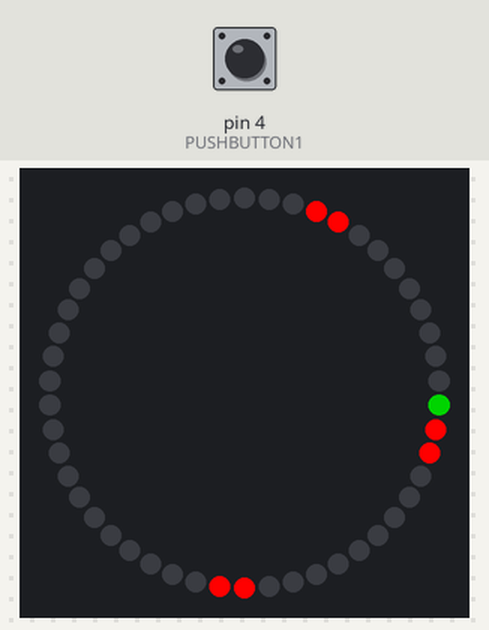
A sketch run on a simulated Arduino Uno, built with avr-gcc and run on an emulated ATmega328P. Shown: 50 RGB LEDs in a ring, first at the top, clockwise. The inputs (shaded band) are chosen by the test bench; at power-on: pin 4 (PUSHBUTTON1) HIGH. Dim RGB values are drawn brighter than linear; random numbers use the default seed unless the sketch sets one; what the sketch prints to the serial monitor is not drawn.

Above: at 1.2 s.
1.3 s: pin 4 (PUSHBUTTON1) pulled LOW for 0.15 s
At 1.59 s:
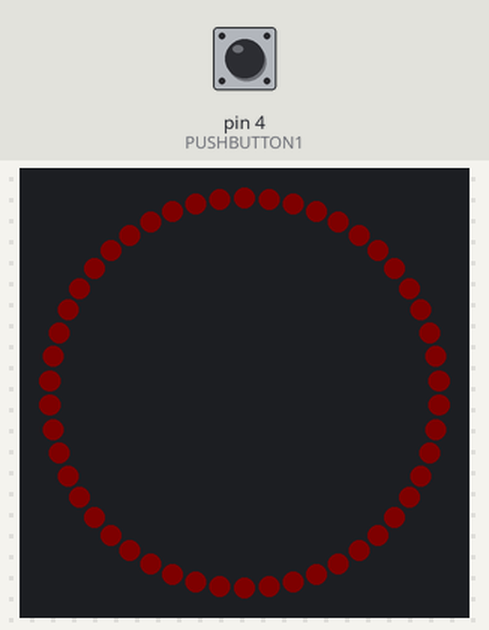
2.0 s: pin 4 (PUSHBUTTON1) pulled LOW for 1 s
At 2.9 s:
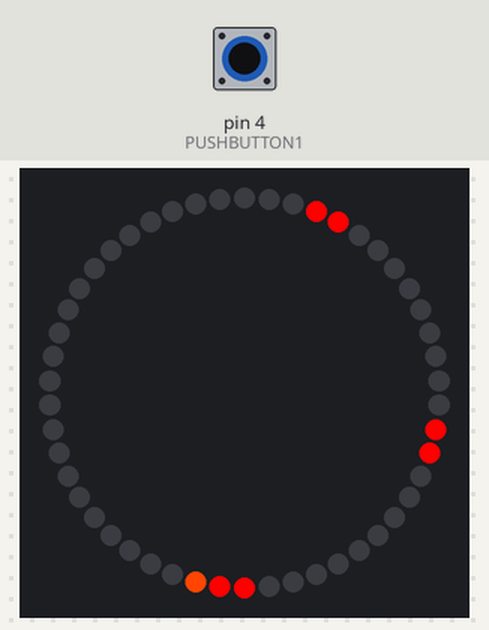
6.0 s: pin 4 (PUSHBUTTON1) pulled LOW for 0.15 s
9.1 s: pin 4 (PUSHBUTTON1) pulled LOW for 3.2 s
13.8 s: pin 4 (PUSHBUTTON1) pulled LOW for 0.15 s
14.5 s: pin 4 (PUSHBUTTON1) pulled LOW for 1 s
At 40.33 s:
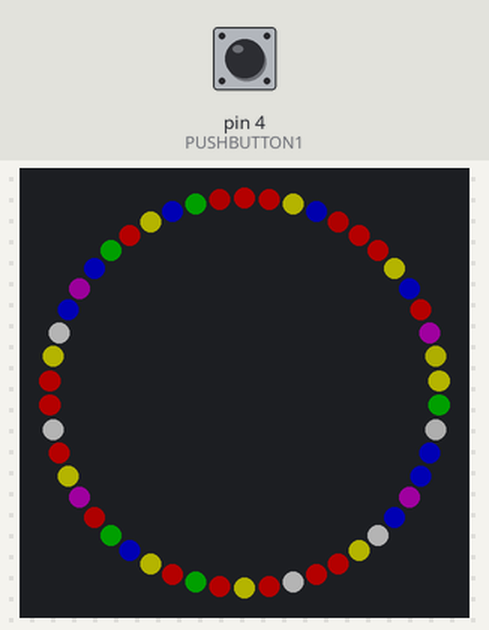

The sketch:

stranger_things_alphabet_wall_no_delay.ino
```cpp
// (licence header left out)
//#include <Arduino.h>
//#include <FastLED.h>
#include "StrangerString.h"

#define ARRAY_SIZE(A) (sizeof(A) / sizeof((A)[0]))

#define DATA_PIN 2  //this is the data pin connected to the LED strip.  If using WS2801 you also need a clock pin
#define NUM_LEDS 50 //change this for the number of LEDs in the strip
#define COLOR_ORDER RGB
#define LED_STRIP_VOLTAGE 5
#define LED_STRIP_INITIAL_MILLIAMPS 250
#define FRAMES_PER_SECOND  120

#define RGB_STYGIAN_BLACK 0x050505
#define LED_OFFSET 5  // LED number corresponding to letter Z
#define MESSAGE_BREAK 2000
#define PUSHBUTTON1 4

enum Mode {STRANGER_THINGS_THEME = 0, DEATH_RATTLE = 1, SPOOKY_LIST = 2, SERIAL_INPUT = 3, COSTUME_IS_LIT_INTRO = 4, COSTUME_IS_LIT = 5};
enum Effect {WRITE, WRITE_TRAIL, FLICKER, BREATH, NO_EFFECT};

                                // A            , B            , C            , D            , E            , F            , G            , H            ,
const uint16_t letter_indices[] = {29+LED_OFFSET , 28+LED_OFFSET , 27+LED_OFFSET , 26+LED_OFFSET , 25+LED_OFFSET , 24+LED_OFFSET , 23+LED_OFFSET , 22+LED_OFFSET ,
                                // I            , J            , K            , L            , M            , N            , O            , P            , Q           ,
                                   11+LED_OFFSET, 12+LED_OFFSET, 13+LED_OFFSET, 14+LED_OFFSET, 15+LED_OFFSET, 16+LED_OFFSET, 17+LED_OFFSET, 18+LED_OFFSET , 19+LED_OFFSET,
                                // R            , S            , T            , U            , V            , W            , X            , Y            , Z
                                   8+LED_OFFSET, 7+LED_OFFSET, 6+LED_OFFSET, 5+LED_OFFSET, 4+LED_OFFSET, 3+LED_OFFSET, 2+LED_OFFSET, 1+LED_OFFSET, 0+LED_OFFSET};

extern const uint32_t letter_colors[26];

CRGB leds[NUM_LEDS];

StrangerString spooky_list[] = {StrangerString("HAPPY HALLOWEEN", CRGB::OrangeRed),
                                StrangerString("TRICK OR TREAT", CRGB::Red),
                                StrangerString("BAT", CRGB::Blue),
                                StrangerString("BLACK CAT", RGB_STYGIAN_BLACK),
                                StrangerString("CORPSE", CRGB::Green),
                                StrangerString("CRYPT", CRGB::Red),
                                StrangerString("DEATH", RGB_STYGIAN_BLACK),
                                StrangerString("EERIE", CRGB::Blue),
                                StrangerString("EVIL", CRGB::Red),
                                StrangerString("EYEBALLS", CRGB::OrangeRed),
                                StrangerString("FEAR", CRGB::Red),
                                StrangerString("FRIGHTFUL", CRGB::OrangeRed),
                                StrangerString("GHASTLY", CRGB::Red),
                                StrangerString("GHOST", CRGB::White),
                                StrangerString("GHOUL", CRGB::Green),
                                StrangerString("GRAVE", CRGB::Blue),
                                StrangerString("GRIM", RGB_STYGIAN_BLACK),
                                StrangerString("HAUNTED", CRGB::OrangeRed),
                                StrangerString("HOCUS POCUS", CRGB::Red),
                                StrangerString("JACK O LANTERN", CRGB::OrangeRed),
                                StrangerString("MIDNIGHT", CRGB::Purple),
                                StrangerString("MONSTER", CRGB::Green),
                                StrangerString("MUMMY", CRGB::White),
                                StrangerString("PHANTASMAGORIA", RGB_STYGIAN_BLACK),
                                StrangerString("POLTERGEIST", CRGB::Purple),
                                StrangerString("RIP", CRGB::Red),
                                StrangerString("SCARECROW", CRGB::OrangeRed),
                                StrangerString("SCREAM", CRGB::Red),
                                StrangerString("SKELETON", CRGB::White),
                                StrangerString("SPECTER", CRGB::Blue),
                                StrangerString("SPOOKY", CRGB::OrangeRed),
                                StrangerString("VAMPIRE", CRGB::Red),
                                StrangerString("WEREWOLF", CRGB::OrangeRed),
                                StrangerString("WITCH", RGB_STYGIAN_BLACK),
                                StrangerString("ZOMBIE", CRGB::Green)};


// My battery pack needs a minimum load or it turns itself off, so turn on some LEDs and keep them on.
// These LEDs are behind the wall so they provide backlighting.
// If your battery pack doesn't require a minimum load you can replace this function with just a call to
// FastLED.clear() only.
void backlight_only() {
    FastLED.clear();
    leds[3] = CRGB::Red;
    leds[4] = CRGB::Red;
    leds[14] = CRGB::Red;
    leds[15] = CRGB::Red;
    leds[25] = CRGB::Red;
    leds[26] = CRGB::Red;
}


bool display_letter(char letter, CRGB color) {

    static uint8_t li = LED_OFFSET;
    bool end_of_message = false;

    if ('A' <= letter && letter <= 'Z') {
        li = letter_indices[letter-ASCII_OFFSET];
        leds[li] = color;
    }
    else { // not a letter so set the previous LED index to the background color
        leds[li] = color;

        if (letter == '\0')
        {
            end_of_message = true;
        }
    }
    return end_of_message;

}


bool breath_red(uint16_t interval) {

    const uint8_t min_brightness = 2;
    static uint8_t delta = 0; // goes up to 255 then overflows back to 0
    bool complete_cycle = false;

    static uint32_t pm = 0; // previous millis
    if ( (millis() - pm) > interval ) {
        pm = millis();

        for (unsigned int i = 0; i < NUM_LEDS; i++) {
            leds[i] = CRGB::Red;
        }

        // for the LEDs in the current state setting the brightness higher than max_brightness will not actually increase the brightness displayed
        uint8_t max_brightness = calculate_max_brightness_for_power_vmA(leds, NUM_LEDS, 255, LED_STRIP_VOLTAGE, LED_STRIP_INITIAL_MILLIAMPS);
        uint8_t b = scale8(triwave8(delta), max_brightness-min_brightness)+min_brightness;

        FastLED.setBrightness(b);

        delta++;
        if (delta == 0) {
            complete_cycle = true;
        }
    }
    return complete_cycle;
}


void fade_randomly(uint8_t chance_of_fade, uint8_t decay) {
    for (uint16_t i = 0; i < NUM_LEDS; i++) {
        if (chance_of_fade > random8()) {
            leds[i].fadeToBlackBy(decay);
        }
    }
}


void demogorgon_flicker(uint16_t interval) {

    fade_randomly(10, 40);

    // an on or off period less than 16 ms probably can't be perceived
    static uint32_t pm = 0; // previous millis
    if ( (millis() - pm) > interval ) {
        pm = millis();

        // set all the LEDs colors
        for (unsigned int i = 0; i < NUM_LEDS; i++) {
            leds[i] = letter_colors[25-(i%26)];
        }

        // set all the alphabet LEDs colors
        for (unsigned int  i = 0; i < 26; i++) {
            leds[letter_indices[i]] = letter_colors[i];
        }

        FastLED.setBrightness((random8(1,11) > 4)*255);
    }
}


void setup() {
    Serial.begin(57600);

    FastLED.setMaxPowerInVoltsAndMilliamps(LED_STRIP_VOLTAGE, LED_STRIP_INITIAL_MILLIAMPS);
    FastLED.setCorrection(TypicalPixelString);
    FastLED.addLeds<WS2811, DATA_PIN, COLOR_ORDER>(leds, NUM_LEDS);

    pinMode(PUSHBUTTON1, INPUT_PULLUP);
    randomSeed(analogRead(0));
}


void loop() {
    static int prev_reading = HIGH;
    static int button_state = HIGH;
    static uint32_t pm = 0; // previous millis
    static uint16_t debounce_period = 50;
    static String serial_input = "BOO";

    static bool idle = true;
    static Mode selected_mode = STRANGER_THINGS_THEME;
    static int8_t saved_selected_mode = -1;
    static uint8_t st_theme_step = 0;
    static StrangerString *ptrStrangerString = nullptr;
    static Effect effect;
    static bool message_finished = true;
    static bool trail_finished = true;
    static uint16_t delay_ms = 0;
    static uint8_t breath_cycles = 0;
    static char letter;
    static uint16_t delta = 0;
    static uint8_t sli = 0;


    while (true) {
        int reading = digitalRead(PUSHBUTTON1);

        if (reading != prev_reading) {
            // button hasn't stopped boucing yet so restart the timer
            pm = millis();
        }

        prev_reading = reading;

        if ( (millis() - pm) > debounce_period ) {
            // the button has stopped bouncing
            if (reading != button_state) {
                // reading is different from last time we took a settled reading
                // so we know it is a real button press and not a glitch

                if (reading == LOW) {
                    idle = true;
                    selected_mode = (Mode)((uint8_t)selected_mode + 1);
                }

                button_state = reading;
            }
            break;
        }
    }


    while (Serial.available()) {
        serial_input = Serial.readString();
        serial_input.toUpperCase();

        if (millis() > 15000) { // at start up ignore spurious AT commands from using /dev/ttyACM
            idle = true;
            saved_selected_mode = selected_mode;
            selected_mode = SERIAL_INPUT;
        }
        else {
            serial_input = "BOO";
        }
    }


    if (idle) {
        if (ptrStrangerString != nullptr && ptrStrangerString->m_is_deletable) {
            delete ptrStrangerString;
            ptrStrangerString = nullptr;
        }

        switch(selected_mode)
        {
            case STRANGER_THINGS_THEME:
                switch(st_theme_step)
                {
                    case 0:
                        backlight_only();
                        idle = false;
                        effect = WRITE;
                        message_finished = false;
                        ptrStrangerString = new StrangerString("RIGHT HERE");
                        delay_ms = MESSAGE_BREAK;
                        break;
                    case 1:
                        backlight_only();
                        idle = false;
                        effect = WRITE;
                        message_finished = false;
                        ptrStrangerString = new StrangerString("RUN");
                        delay_ms = 300;
                        break;
                    case 2:
                        backlight_only();
                        idle = false;
                        effect = FLICKER;
                        pm = millis();
                        delay_ms = 5000;
                        break;
                    case 3:
                        backlight_only();
                        idle = false;
                        effect = BREATH;
                        break;
                    case 4:
                        backlight_only();
                        fill_solid(leds, NUM_LEDS, CRGB::Red); // set the background color
                        idle = false;
                        effect = WRITE;
                        message_finished = false;
                        ptrStrangerString = new StrangerString("STRANGER THINGS", RGB_STYGIAN_BLACK, CRGB::Red);
                        delay_ms = MESSAGE_BREAK;
                        break;
                    case 5:
                        backlight_only();
                        idle = false;
                        effect = WRITE;
                        message_finished = false;
                        ptrStrangerString = new StrangerString("ELEVEN", 0xFF0088);
                        delay_ms = MESSAGE_BREAK;
                        break;
                    case 6:
                        backlight_only();
                        idle = false;
                        effect = WRITE;
                        message_finished = false;
                        ptrStrangerString = new StrangerString("DEMOGORGON", RGB_STYGIAN_BLACK);
                        delay_ms = MESSAGE_BREAK;
                        break;
                    case 7:
                        backlight_only();
                        idle = false;
                        effect = WRITE;
                        message_finished = false;
                        ptrStrangerString = new StrangerString("THE UPSIDE DOWN", CRGB::Red);
                        delay_ms = MESSAGE_BREAK;
                        break;
                    case 8:
                        backlight_only();
                        idle = false;
                        effect = WRITE;
                        message_finished = false;
                        ptrStrangerString = new StrangerString("EGGOS", CRGB::Yellow);
                        delay_ms = MESSAGE_BREAK;
                        break;
                    default:
                        effect = NO_EFFECT;
                        st_theme_step = 0;
                        break;
                }
                break;
            case DEATH_RATTLE:
                backlight_only();
                idle = false;
                effect = BREATH;
                break;
            case SPOOKY_LIST:
                backlight_only();
                ptrStrangerString = &(spooky_list[sli]);
                sli = (sli+1) % ARRAY_SIZE(spooky_list);
                message_finished = false;
                delay_ms = MESSAGE_BREAK;
                idle = false;
                effect = WRITE;
                break;
            case SERIAL_INPUT:
                backlight_only();
                idle = false;
                message_finished = false;
                if (serial_input.indexOf("!") == 0) {
                    effect = WRITE_TRAIL;
                    ptrStrangerString = new StrangerString(serial_input, CRGB::White);
                }
                else {
                    effect = WRITE;
                    ptrStrangerString = new StrangerString(serial_input, CRGB::White);
                }
                delay_ms = MESSAGE_BREAK;
                break;
            case COSTUME_IS_LIT_INTRO:
                backlight_only();
                idle = false;
                effect = WRITE;
                message_finished = false;
                ptrStrangerString = new StrangerString("MY COSTUME IS LIT");
                delay_ms = 300;
                break;
            case COSTUME_IS_LIT:
                backlight_only();
                idle = false;
                effect = FLICKER;
                pm = millis();
                delay_ms = 5000;
                break;
            default:
                effect = NO_EFFECT;
                selected_mode = STRANGER_THINGS_THEME;
                break;
        }
    }


    switch (effect) {
        case WRITE:
            FastLED.setBrightness(255);
            if (!message_finished) {
                letter = ptrStrangerString->get_letter();
                if (letter > -1) {
                    Serial.println(letter);
                    message_finished = display_letter(letter, ptrStrangerString->get_color());
                    pm = millis();
                }
            }
            else {
                if ((millis() - pm) > delay_ms) {
                    idle = true;
                    if (selected_mode == STRANGER_THINGS_THEME) {
                        st_theme_step++;
                    }
                    else if (selected_mode == COSTUME_IS_LIT_INTRO) {
                        selected_mode = (Mode)((uint8_t)selected_mode + 1);
                    }
                    else if (saved_selected_mode != -1 && selected_mode == SERIAL_INPUT) {
                        selected_mode = (Mode)saved_selected_mode;
                        saved_selected_mode = -1;
                    }
                }
            }
            break;
        case WRITE_TRAIL:
            FastLED.setBrightness(255);
            if (!message_finished) {
                if (trail_finished) {
                    letter = ptrStrangerString->get_letter();
                    if ('A' <= letter && letter <= 'Z') {
                        backlight_only();
                        trail_finished = false;
                    }
                    else if (letter == '\0') {
                        backlight_only();
                        message_finished = true;
                        trail_finished = true;
                        pm = millis();
                    }
                }
                else {
                    if ((millis() - pm) > 50) {
                        pm = millis();
                        uint16_t li = letter_indices[letter-ASCII_OFFSET];
                        delta++;
                        leds[NUM_LEDS-delta] = ptrStrangerString->get_color();
                        if (NUM_LEDS-delta == li) {
                            trail_finished = true;
                            delta = 0;
                        }
                    }
                }
            }
            else {
                if ((millis() - pm) > delay_ms) {
                    idle = true;
                    if (selected_mode == STRANGER_THINGS_THEME) {
                        st_theme_step++;
                    }
                    else if (selected_mode == COSTUME_IS_LIT_INTRO) {
                        selected_mode = (Mode)((uint8_t)selected_mode + 1);
                    }
                    else if (saved_selected_mode != -1 && selected_mode == SERIAL_INPUT) {
                        selected_mode = (Mode)saved_selected_mode;
                        saved_selected_mode = -1;
                    }
                }
            }
            break;
        case FLICKER:
            demogorgon_flicker(150);
            if ((millis() - pm) > delay_ms) {
                idle = true;
                if (selected_mode == STRANGER_THINGS_THEME) {
                    st_theme_step++;
                }
                else if (selected_mode == COSTUME_IS_LIT_INTRO) {
                    selected_mode = (Mode)((uint8_t)selected_mode + 1);
                }
            }
            break;
        case BREATH:
            if (breath_red(10)) {
                breath_cycles++;
            }
            if (breath_cycles > 2) {
                breath_cycles = 0;
                idle = true;
                if (selected_mode == STRANGER_THINGS_THEME) {
                    st_theme_step++;
                }
                else if (selected_mode == COSTUME_IS_LIT_INTRO) {
                    selected_mode = (Mode)((uint8_t)selected_mode + 1);
                }
            }
            break;
        default:
            break;
    }


    //FastLED.show();
    FastLED.delay(1000/FRAMES_PER_SECOND);
}
```

Source omitted: StrangerString.cpp (3246 bytes), StrangerString.h (2810 bytes)
